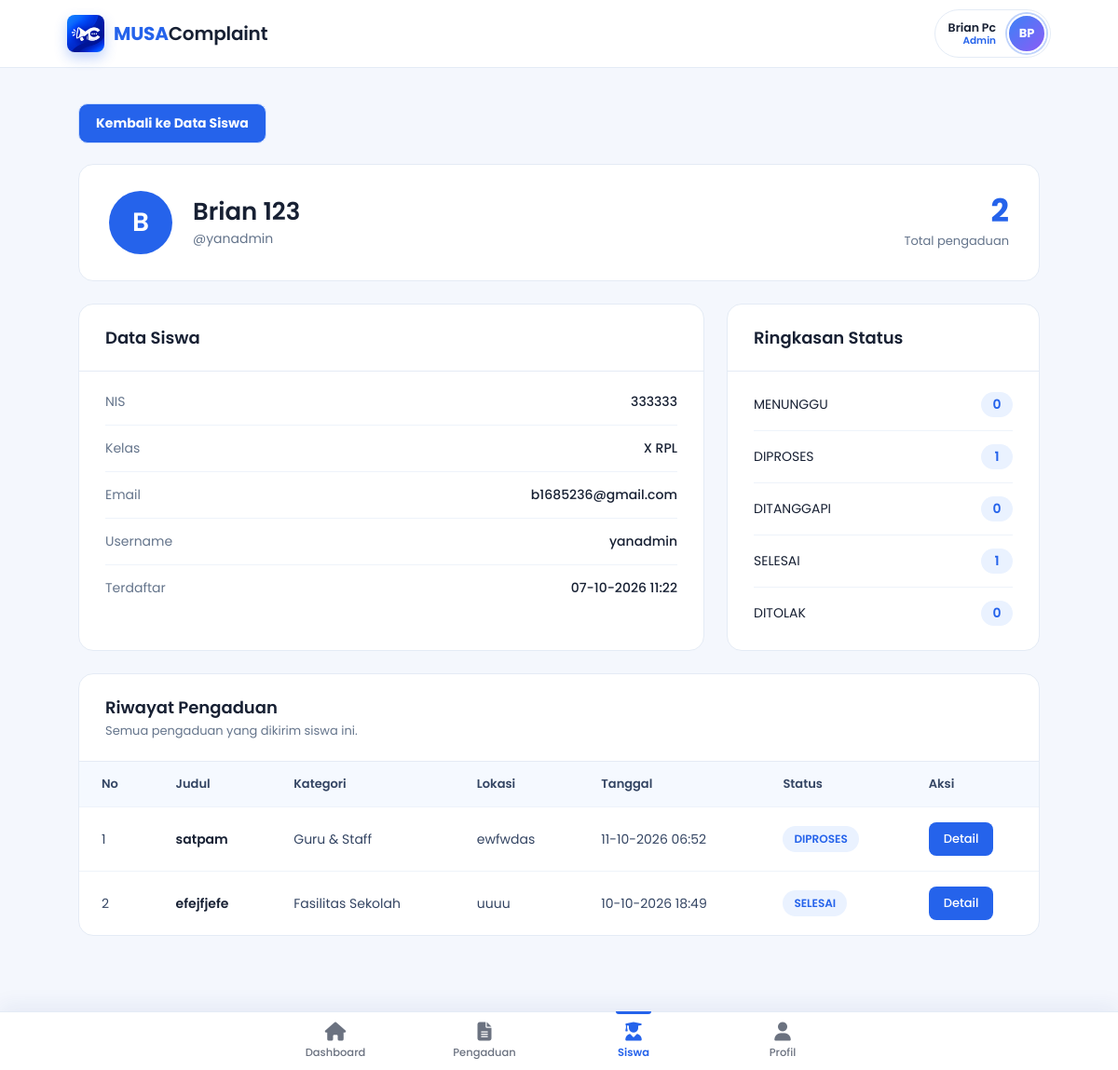
/admin/detail_siswa.php?id=4 (signed in), run on the app's committed database.
### tables this page shows
CREATE TABLE `siswa` (
  `id_siswa` int UNSIGNED NOT NULL,
  `nis` varchar(30) NOT NULL,
  `nama` varchar(100) NOT NULL,
  `kelas` varchar(50) NOT NULL,
  `email` varchar(100) NOT NULL,
  `username` varchar(50) NOT NULL,
  `password` varchar(255) NOT NULL,
  `role` enum('siswa') NOT NULL DEFAULT 'siswa',
  `created_at` timestamp NULL DEFAULT CURRENT_TIMESTAMP,
  `foto` text
);

CREATE TABLE `pengaduan` (
  `id_pengaduan` int UNSIGNED NOT NULL,
  `id_siswa` int UNSIGNED NOT NULL,
  `id_kategori` int UNSIGNED NOT NULL,
  `id_status` int UNSIGNED NOT NULL,
  `judul` varchar(200) NOT NULL,
  `isi_pengaduan` text NOT NULL,
  `lokasi` varchar(255) DEFAULT NULL,
  `created_at` timestamp NULL DEFAULT CURRENT_TIMESTAMP,
  `updated_at` timestamp NULL DEFAULT CURRENT_TIMESTAMP ON UPDATE CURRENT_TIMESTAMP,
  `dilihat_siswa_at` datetime DEFAULT NULL
);

CREATE TABLE `kategori` (
  `id_kategori` int UNSIGNED NOT NULL,
  `nama_kategori` varchar(100) NOT NULL,
  `deskripsi` text
);

CREATE TABLE `status_pengaduan` (
  `id_status` int UNSIGNED NOT NULL,
  `nama_status` varchar(50) NOT NULL,
  `deskripsi` text
);

### admin/detail_siswa.php (the view, shortened to what this page needs)
<?php
require_once "../config/database.php";
$id_siswa = isset($_GET["id"]) ? (int) $_GET["id"] : 0;
$stmt = $conn->prepare("
    SELECT
        id_siswa,
        nis,
        nama,
        kelas,
        email,
        username,
        created_at
    FROM siswa
    WHERE id_siswa = ?
");
$stmt->bind_param("i", $id_siswa);
$stmt->execute();
$siswa = $stmt->get_result()->fetch_assoc();
$stmt = $conn->prepare("
    SELECT
        sp.nama_status,
        COUNT(p.id_pengaduan) AS total
    FROM status_pengaduan sp
    LEFT JOIN pengaduan p
        ON p.id_status = sp.id_status
        AND p.id_siswa = ?
    GROUP BY sp.id_status, sp.nama_status
    ORDER BY sp.id_status ASC
");
$stmt->bind_param("i", $id_siswa);
$stmt->execute();
$ringkasan = $stmt->get_result()->fetch_all(MYSQLI_ASSOC);
$total_pengaduan = array_sum(array_column($ringkasan, "total"));
$stmt = $conn->prepare("
    SELECT
        p.id_pengaduan,
        p.judul,
        p.lokasi,
        p.created_at,
        k.nama_kategori,
        sp.nama_status
    FROM pengaduan p
    INNER JOIN kategori k
        ON p.id_kategori = k.id_kategori
    INNER JOIN status_pengaduan sp
        ON p.id_status = sp.id_status
    WHERE p.id_siswa = ?
    ORDER BY p.created_at DESC
");
$stmt->bind_param("i", $id_siswa);
$stmt->execute();
$pengaduan = $stmt->get_result();
?>
<!DOCTYPE html>
<html lang="id">
<head>
    <link
        rel="stylesheet"
        href="../asests/css/admin_detail_siswa.css"
    >
</head>
<body>
<?php $halaman_aktif = "siswa"; include __DIR__ . "/navbar.php"; ?>
<main class="container">
    <a href="siswa.php" class="back-button">
        Kembali ke Data Siswa
    </a>
    <section class="profile">
        <div class="avatar">
            <?= htmlspecialchars(
                mb_strtoupper(mb_substr($siswa["nama"], 0, 1))
            ); ?>
        </div>
        <div class="profile-info">
            <h1>
                <?= htmlspecialchars($siswa["nama"]); ?>
            </h1>
            <p>
                @<?= htmlspecialchars($siswa["username"]); ?>
            </p>
        </div>
        <div class="profile-total">
            <strong>
                <?= (int) $total_pengaduan; ?>
            </strong>
            <span>
                Total pengaduan
            </span>
        </div>
    </section>
    <div class="grid">
        <section class="card">
            <div class="card-header">
                <h2>Data Siswa</h2>
            </div>
            <dl class="data-list">
                <div>
                    <dt>NIS</dt>
                    <dd><?= htmlspecialchars($siswa["nis"]); ?></dd>
                </div>
                <div>
                    <dt>Kelas</dt>
                    <dd><?= htmlspecialchars($siswa["kelas"]); ?></dd>
                </div>
                <div>
                    <dt>Email</dt>
                    <dd><?= htmlspecialchars($siswa["email"]); ?></dd>
                </div>
                <div>
                    <dt>Username</dt>
                    <dd><?= htmlspecialchars($siswa["username"]); ?></dd>
                </div>
                <div>
                    <dt>Terdaftar</dt>
                    <dd>
                        <?= date(
                            "d-m-Y H:i",
                            strtotime($siswa["created_at"])
                        ); ?>
                    </dd>
                </div>
            </dl>
        </section>
        <section class="card">
            <div class="card-header">
                <h2>Ringkasan Status</h2>
            </div>
            <ul class="summary">
                <?php foreach ($ringkasan as $item): ?>
                    <li>
                        <span>
                            <?= htmlspecialchars($item["nama_status"]); ?>
                        </span>
                        <strong>
                            <?= (int) $item["total"]; ?>
                        </strong>
                    </li>
                <?php endforeach; ?>
            </ul>
        </section>
    </div>
    <section class="card">
        <div class="card-header">
            <h2>Riwayat Pengaduan</h2>
            <p>Semua pengaduan yang dikirim siswa ini.</p>
        </div>
        <div class="table-wrapper">
            <table>
                <thead>
                    <tr>
                        <th>No</th>
                        <th>Judul</th>
                        <th>Kategori</th>
                        <th>Lokasi</th>
                        <th>Tanggal</th>
                        <th>Status</th>
                        <th>Aksi</th>
                    </tr>
                </thead>
                <tbody>
                <?php if ($pengaduan->num_rows > 0): ?>
                    <?php $no = 1; ?>
                    <?php while ($row = $pengaduan->fetch_assoc()): ?>
                        <tr>
                            <td><?= $no++; ?></td>
                            <td>
                                <strong>
                                    <?= htmlspecialchars($row["judul"]); ?>
                                </strong>
                            </td>
                            <td>
                                <?= htmlspecialchars($row["nama_kategori"]); ?>
                            </td>
                            <td>
                                <?= htmlspecialchars($row["lokasi"]); ?>
                            </td>
                            <td>
                                <?= date(
                                    "d-m-Y H:i",
                                    strtotime($row["created_at"])
                                ); ?>
                            </td>
                            <td>
                                <span class="status">
                                    <?= htmlspecialchars($row["nama_status"]); ?>
                                </span>
                            </td>
                            <td>
                                <a
                                    href="detail_pengaduan.php?id=<?= (int) $row["id_pengaduan"]; ?>"
                                    class="detail-button"
                                >
                                    Detail
                                </a>
                            </td>
                        </tr>
                    <?php endwhile; ?>
                <?php endif; ?>
                </tbody>
            </table>
        </div>
    </section>
</main>
</body>
</html>

### admin/navbar.php (shortened to what this page needs)
<?php
require_once __DIR__ . "/helpers.php";
$halaman_aktif = $halaman_aktif ?? "";
$adm_id = (int) ($_SESSION["user_id"] ?? 0);
$adm = [
    "nama"       => $_SESSION["nama"] ?? "Admin",
    "username"   => "",
    "email"      => "",
    "foto"       => "",
    "created_at" => null,
];
$adm_stmt = false;
try {
    $adm_stmt = $conn->prepare("
        SELECT nama, username, email, foto, created_at
        FROM admin
        WHERE id_admin = ?
    ");
} catch (Throwable $e) {
    $adm_stmt = false;
}
if ($adm_stmt) {
    $adm_stmt->bind_param("i", $adm_id);
    $adm_stmt->execute();
    $adm_row = $adm_stmt->get_result()->fetch_assoc();
    if ($adm_row) {
        $adm = array_merge(
            $adm,
            array_filter($adm_row, function ($nilai) { return $nilai !== null; })
        );
    }
}
$adm_foto = fotoValid($adm["foto"]);
?>
<link rel="stylesheet"
      href="https://cdnjs.cloudflare.com/ajax/libs/font-awesome/6.5.1/css/all.min.css">
<link rel="stylesheet"
      href="../asests/css/admin_dashboard.css">
<header class="adm-navbar">
    <a href="admin_dashboard.php" class="adm-logo">
        <img src="../asests/foto/logo.png"
             alt="Logo MUSA Complaint"
             class="adm-logo-icon">
        <span class="adm-logo-text"><b>MUSA</b>Complaint</span>
    </a>
    <button type="button"
            class="adm-profile-btn"
            data-bs-toggle="modal"
            data-bs-target="#modalProfilAdmin"
            aria-label="Buka kartu profil saya">
        <span class="adm-profile-name">
            <strong><?= htmlspecialchars($adm["nama"]); ?></strong>
            <small>Admin</small>
        </span>
        <?= avatarHtml($adm["nama"], $adm_foto, "adm-av adm-av-nav"); ?>
    </button>
</header>
<nav class="adm-bottom-nav" aria-label="Navigasi admin">
    <div class="adm-bn-inner">
        <a href="admin_dashboard.php"
           class="adm-bn-item <?= $halaman_aktif === "dashboard" ? "active" : ""; ?>">
            <i class="fa-solid fa-house" aria-hidden="true"></i>
            <span>Dashboard</span>
        </a>
        <a href="pengaduan.php"
           class="adm-bn-item <?= $halaman_aktif === "pengaduan" ? "active" : ""; ?>">
            <i class="fa-solid fa-file-lines" aria-hidden="true"></i>
            <span>Pengaduan</span>
        </a>
        <a href="siswa.php"
           class="adm-bn-item <?= $halaman_aktif === "siswa" ? "active" : ""; ?>">
            <i class="fa-solid fa-user-graduate" aria-hidden="true"></i>
            <span>Siswa</span>
        </a>
        <button type="button"
                class="adm-bn-item <?= $halaman_aktif === "profil" ? "active" : ""; ?>"
                data-bs-toggle="modal"
                data-bs-target="#modalProfilAdmin">
            <i class="fa-solid fa-user" aria-hidden="true"></i>
            <span>Profil</span>
        </button>
    </div>
</nav>

### admin/helpers.php (shortened to what this page needs)
<?php
if (!function_exists("fotoValid")) {
    function fotoValid($url)
    {
        $url = trim((string) $url);
        return preg_match('#^https?://#i', $url) ? $url : "";
    }
}
if (!function_exists("inisialNama")) {
    function inisialNama($nama)
    {
        $kata = preg_split('/\s+/', trim((string) $nama));
        $hasil = "";
        foreach (array_slice($kata, 0, 2) as $k) {
            $hasil .= mb_strtoupper(mb_substr($k, 0, 1, "UTF-8"), "UTF-8");
        }
        return $hasil !== "" ? $hasil : "?";
    }
}
if (!function_exists("avatarHtml")) {
    function avatarHtml($nama, $foto = "", $kelas = "adm-av")
    {
        $foto = fotoValid($foto);
        $html = '<span class="' . $kelas . '"><b>' . htmlspecialchars(inisialNama($nama)) . '</b>';
        if ($foto !== "") {
            $html .= '<img src="' . htmlspecialchars($foto) . '" alt=""'
                . ' loading="lazy" onerror="this.remove()">';
        }
        return $html . '</span>';
    }
}

### asests/css/admin_detail_siswa.css (style rules this page uses)
* { margin: 0; padding: 0; box-sizing: border-box; }
body { font-family: 'Poppins', sans-serif; background: #f5f9ff; color: #172033; }
.container { width: 86%; max-width: 1250px; margin: auto; padding: 38px 0 60px; }
.back-button { display: inline-flex; align-items: center; gap: 8px; margin-bottom: 22px; padding: 10px 18px; background: #2563eb; color: #f9fbff; border: 1px solid #cddfff; border-radius: 10px; text-decoration: none; font-size: 14px; font-weight: bold; transition: 0.2s ease; }
.profile { display: flex; align-items: center; gap: 22px; padding: 28px 32px; margin-bottom: 24px; background: #ffffff; border: 1px solid #e4ebf5; border-radius: 16px; }
.avatar { width: 68px; height: 68px; flex-shrink: 0; display: flex; align-items: center; justify-content: center; border-radius: 50%; background: #2563eb; color: #ffffff; font-size: 28px; font-weight: 600; }
.profile-info { flex: 1; }
.profile-info h1 { font-size: 26px; font-weight: 600; line-height: 1.25; }
.profile-info p { margin-top: 2px; font-size: 14px; color: #64748b; }
.profile-total { text-align: right; }
.profile-total strong { display: block; font-size: 34px; font-weight: 700; line-height: 1.1; color: #2563eb; }
.profile-total span { font-size: 13px; color: #64748b; }
.grid { display: grid; grid-template-columns: 2fr 1fr; gap: 24px; margin-bottom: 24px; }
.card { background: #ffffff; border: 1px solid #e4ebf5; border-radius: 16px; overflow: hidden; }
.card-header { padding: 22px 28px; border-bottom: 1px solid #e4ebf5; }
.card-header h2 { font-size: 18px; font-weight: 600; }
.card-header p { margin-top: 2px; font-size: 13px; color: #64748b; }
.data-list { padding: 8px 28px 12px; }
.data-list div { display: flex; justify-content: space-between; gap: 20px; padding: 14px 0; border-bottom: 1px solid #eef3fa; }
.data-list div:last-child { border-bottom: none; }
.data-list dt { font-size: 14px; color: #64748b; }
.data-list dd { font-size: 14px; font-weight: 500; text-align: right; word-break: break-word; }
.summary { list-style: none; padding: 8px 28px 12px; }
.summary li { display: flex; justify-content: space-between; align-items: center; padding: 14px 0; border-bottom: 1px solid #eef3fa; font-size: 14px; }
.summary li:last-child { border-bottom: none; }
.summary strong { min-width: 34px; padding: 3px 10px; border-radius: 999px; background: #eaf2ff; color: #2563eb; text-align: center; font-weight: 600; }
.table-wrapper { overflow-x: auto; }
table { width: 100%; border-collapse: collapse; }
th { padding: 14px 24px; background: #f5f9ff; text-align: left; font-size: 13px; font-weight: 600; color: #344563; white-space: nowrap; }
td { padding: 16px 24px; border-top: 1px solid #eef3fa; font-size: 14px; color: #344563; }
td strong { color: #172033; font-weight: 600; }
.status { display: inline-block; padding: 5px 12px; border-radius: 999px; background: #eaf2ff; color: #2563eb; font-size: 12px; font-weight: 600; white-space: nowrap; }
.detail-button { display: inline-block; padding: 8px 16px; border-radius: 8px; background: #2563eb; color: #ffffff; text-decoration: none; font-size: 13px; font-weight: 500; transition: 0.2s ease; }

### data on the page
siswa: nama "B", nama "Brian 123", username "yanadmin", nis "333333", kelas "X RPL", email "b1685236@gmail.com", created_at "07-10-2026 11:22"
pengaduan: judul "satpam", id_kategori.nama_kategori "Guru & Staff", lokasi "ewfwdas", created_at "11-10-2026 06:52", id_status.nama_status "DIPROSES"
pengaduan: judul "efejfjefe", id_kategori.nama_kategori "Fasilitas Sekolah", lokasi "uuuu", created_at "10-10-2026 18:49", id_status.nama_status "SELESAI"

### other printed values
$adm["nama"] "Brian Pc"
inisialNama($nama) "BP"
$total_pengaduan "2"
$item["nama_status"] "MENUNGGU"
$item["total"] "0"
$item["nama_status"] "DIPROSES"
$item["total"] "1"
$item["nama_status"] "DITANGGAPI"
$item["nama_status"] "SELESAI"
$item["nama_status"] "DITOLAK"
